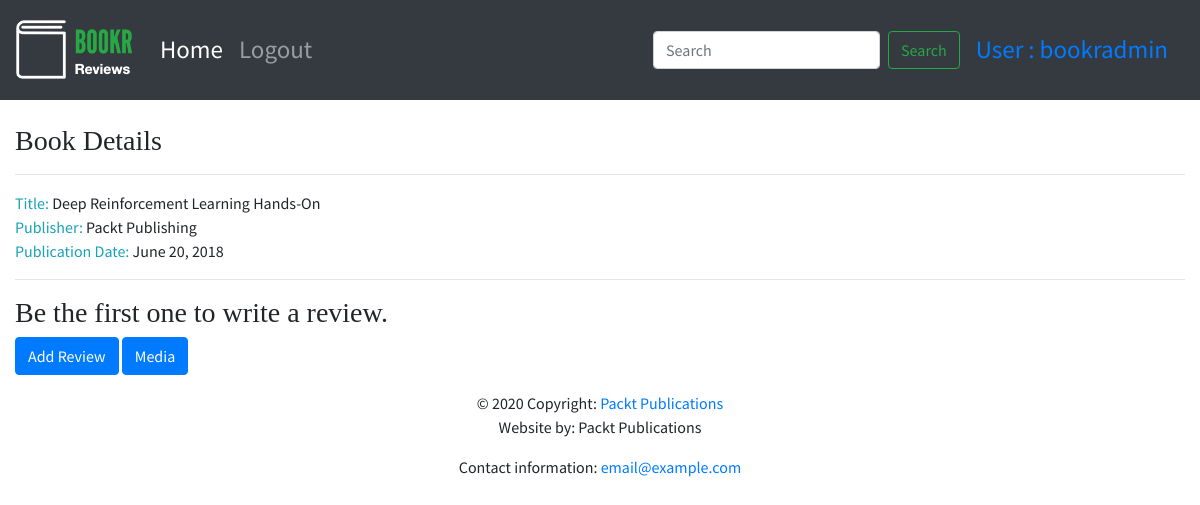
The page /book/4 (signed in) on the database its author committed.
### reviews/models.py (models this page shows, shortened)
class Book(models.Model):
    title = models.CharField(max_length=70, help_text="The title of the book.")
    publication_date = models.DateField(verbose_name="Date the book was published.")
    isbn = models.CharField(max_length=20, verbose_name="ISBN number of the book.")
    publisher = models.ForeignKey(Publisher, on_delete=models.CASCADE)
    contributors = models.ManyToManyField('Contributor', through="BookContributor")
    cover = models.ImageField(null=True, blank=True, upload_to="book_covers/")
    sample = models.FileField(null=True, blank=True, upload_to="book_samples/")

class Publisher(models.Model):
    name = models.CharField(max_length=50, help_text="The name of the Publisher.")
    website = models.URLField(help_text="The Publisher's website")
    email = models.EmailField(help_text="The Publisher's email address")
    def __str__(self):
        return self.name

### reviews/views.py (the view)
# urls.py: path('book/<int:pk>', views.book_detail, name='book_detail'),
@user_passes_test(is_staff_user)
def book_detail(request, pk):
    book = get_object_or_404(Book, pk=pk)
    reviews = book.review_set.all()
    if reviews:
        book_rating = average_rating([review.rating for review in reviews])
        context = {
            "book": book,
            "book_rating": book_rating,
            "reviews": reviews
        }
    else:
        context = {
            "book": book,
            "book_rating": None,
            "reviews": None
        }
    return render(request, 'reviews/book_details.html', context)

### reviews/views.py (called while the page is built)
def is_staff_user(user):
    return user.is_staff

### reviews/templates/reviews/book_details.html (shortened to what this page needs)
{% extends 'reviews/base.html' %}
{% block content %}
      <br>
      <h3>Book Details</h3>
      <hr>
      <span class="text-info">Title: </span> <span>{{ book.title }}</span>
      <br>
      <span class="text-info">Publisher: </span><span>{{ book.publisher }}</span>
      <br>
      <span class="text-info">Publication Date: </span><span>{{ book.publication_date }}</span>
      <br>
      {% if not reviews %}
            <hr>
            {% if user.is_authenticated %}
            <h3>Be the first one to write a review.</h3>
            {% endif %}
      {% endif %}
      {% if user.is_authenticated %}
      <a class="btn btn-primary" href="{% url 'review_create' book.pk %}">Add Review</a>
      <a class="btn btn-primary" href="{% url 'book_media' book.pk %}">Media</a>
      {% endif %}
{% endblock %}

### templates/base.html (shortened to what this page needs)
<!doctype html>
{% load static %}
<html lang="en">
  <head>
    <link rel="stylesheet" href="https://stackpath.bootstrapcdn.com/bootstrap/4.4.1/css/bootstrap.min.css">
    <link rel="stylesheet" href="https://cdnjs.cloudflare.com/ajax/libs/font-awesome/4.7.0/css/font-awesome.min.css">
    <link rel="stylesheet" href="{% static 'main.css'%}">
  </head>
  <body>
        <nav class="navbar navbar-expand-sm navbar-dark bg-dark sticky-top">
          <a class="navbar-brand" href="/">{% block brand %}<img src="{% static 'logo.png' %}">{% endblock %}</a>
          <div class="collapse navbar-collapse" id="navbarSupportedContent">
            <ul class="navbar-nav mr-auto">
              <li class="nav-item active">
                <a class="nav-link" href="/books/">Home <span class="sr-only">(current)</span></a>
              </li>
                {% if user.is_authenticated %}
              <li class="nav-item">
                <a class="nav-link" href="/accounts/logout">Logout</a>
              </li>
                {% else %}
                <li class="nav-item">
                <a class="nav-link" href="/accounts/login">Login</a>
              </li>
                {% endif %}
            </ul>
            <form class="form-inline my-2 my-lg-0">
              <input class="form-control mr-sm-2" type="search" placeholder="Search" aria-label="Search">
              <button class="btn btn-outline-success my-2 my-sm-0" type="submit">Search</button>
            </form>
              {% if user.is_authenticated %}
              <a class="nav-link" href="/accounts/profile">User : {{user.username}} </a>
              {% endif %}
          </div>
        </nav>
        <div class="container-fluid">
        {% block content %}{% endblock %}
        </div>
  <footer class="page-footer font-small blue">
    <div class="footer-copyright text-center py-3">© 2020 Copyright:
      <a href="https://www.packtpub.com"> Packt Publications</a>
      <p>Website by: Packt Publications</p>
      <p>Contact information: <a href="mailto:email@example.com">email@example.com</a></p>
    </div>
  </footer>
  </body>
</html>

### static/main.css (style rules this page uses)
.navbar { min-height: 100px; font-size: 25px; }
.navbar-brand { font-size: 25px; }
body { font-family: 'Source Sans Pro', sans-serif; background-color: #e6efe8 color: #393939; }
h1, h2, h3, h4, h5, h6 { font-family: 'Libre Baskerville', serif; }

### rows shown on the page
Book: title "Deep Reinforcement Learning Hands-On", publisher "Packt Publishing", publication_date "June 20, 2018"

### other values the page prints
{{ user.username }} "bookradmin"
